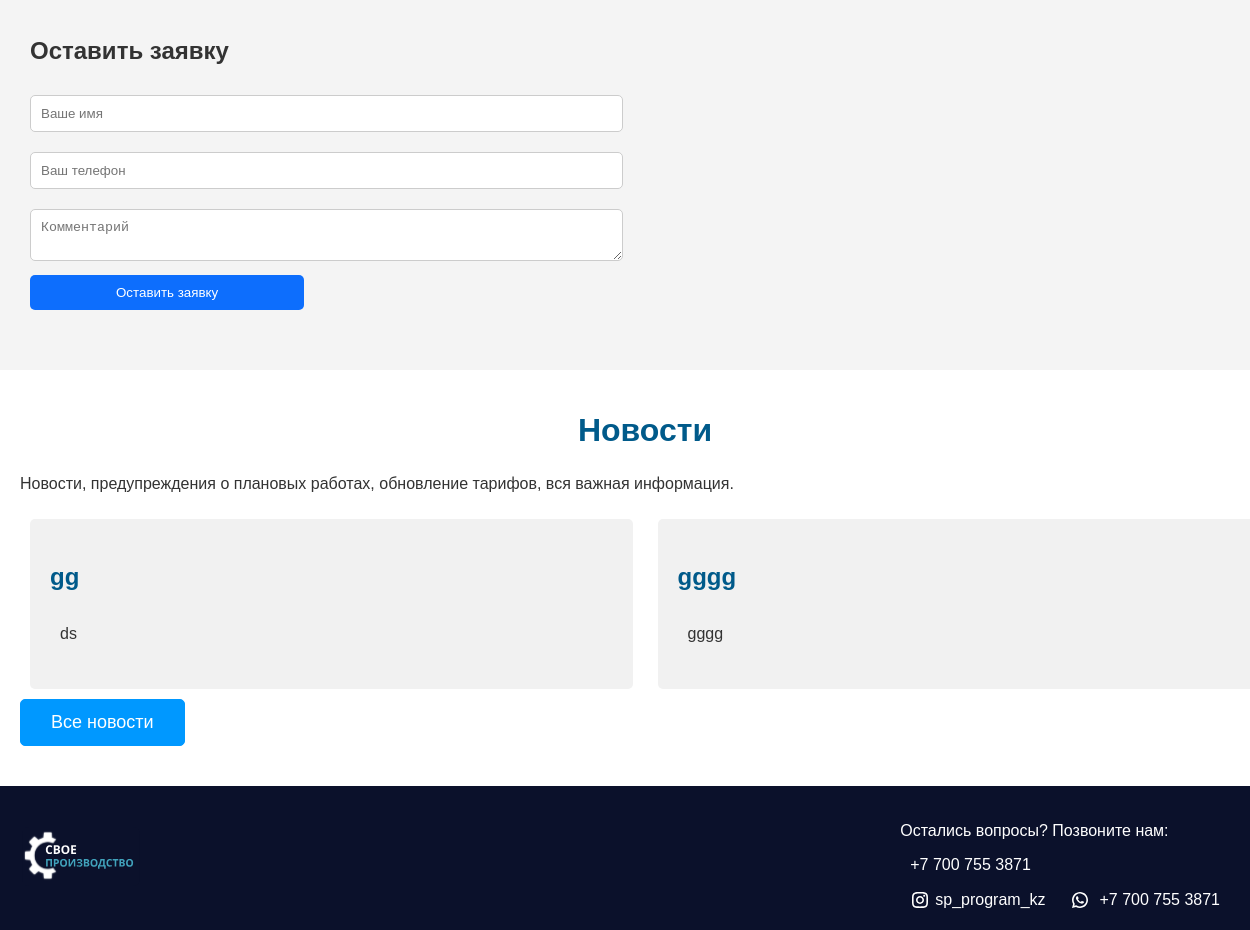
The app's page / (lower part), older data.
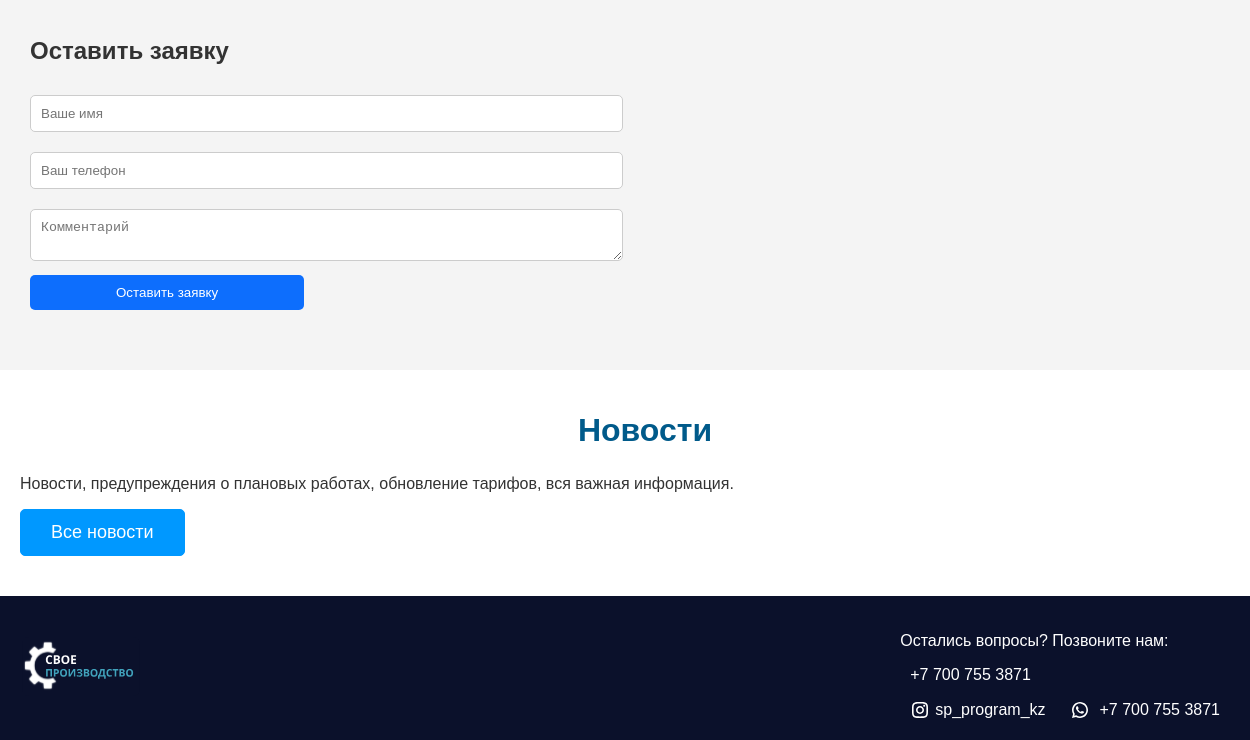
The same page, newer data.
### tables this page shows
CREATE TABLE news (
            id INTEGER PRIMARY KEY AUTOINCREMENT,
            title TEXT NOT NULL,
            content TEXT NOT NULL,
            date TIMESTAMP DEFAULT CURRENT_TIMESTAMP
        );

### flask_app/app.py (the view)
@app.route('/')
def home():
    conn = get_db_connection()
    cur = conn.cursor()
    cur.execute('SELECT title, date, content FROM news ORDER BY date DESC LIMIT 2;')
    data = cur.fetchall()
    conn.close()
    return render_template('index.html', data=data)

### flask_app/app.py (called while the page is built)
def get_db_connection():
    conn = sqlite3.connect(r'C:\Users\kotonai\Downloads\project\database\db.sqlite3')
    conn.row_factory = sqlite3.Row  # Для доступа к данным по имени столбца
    return conn

### flask_app/templates/index.html (shortened to what this page needs)
{% extends 'base.html' %}
{% block extra_styles %}
<link rel="stylesheet" href="{{ url_for('static', filename='css/modal.css') }}">
<link rel="stylesheet" href="{{ url_for('static', filename='css/index.css') }}">
{% endblock %}
{% block content %}
<section class="contact-form" id="contact">
    <h2>Оставить заявку</h2>
    <div class="form-container">
        <form class="form" method="POST" action="/submit_application">
            <input type="text" name="name" placeholder="Ваше имя" required aria-label="Ваше имя">
            <input type="tel" name="phone" placeholder="Ваш телефон" required aria-label="Ваш телефон">
            <textarea id="comment-field" name="comment" placeholder="Комментарий" required aria-label="Комментарий"></textarea>
            <button type="submit" class="btn-submit">Оставить заявку</button>
        </form>
    </div>
</section>
<section class="news-block">
    <h2>Новости</h2>
    <p>Новости, предупреждения о плановых работах, обновление тарифов, вся важная информация.</p>
    <div class="news-items">
        {% for news_item in data %}
        <div class="news-item">
            <h3>{{ news_item[0] }}</h3>
            <pre>{{ news_item[2] }}</pre>
        </div>
        {% endfor %}
    </div>
    <a href="news" class="btn-news">Все новости</a>
</section>
{% endblock %}

Row changes from the older to the newer data that the page shows:
removed news: title "gg", content "ds"
removed news: title "gggg", content "gggg"
